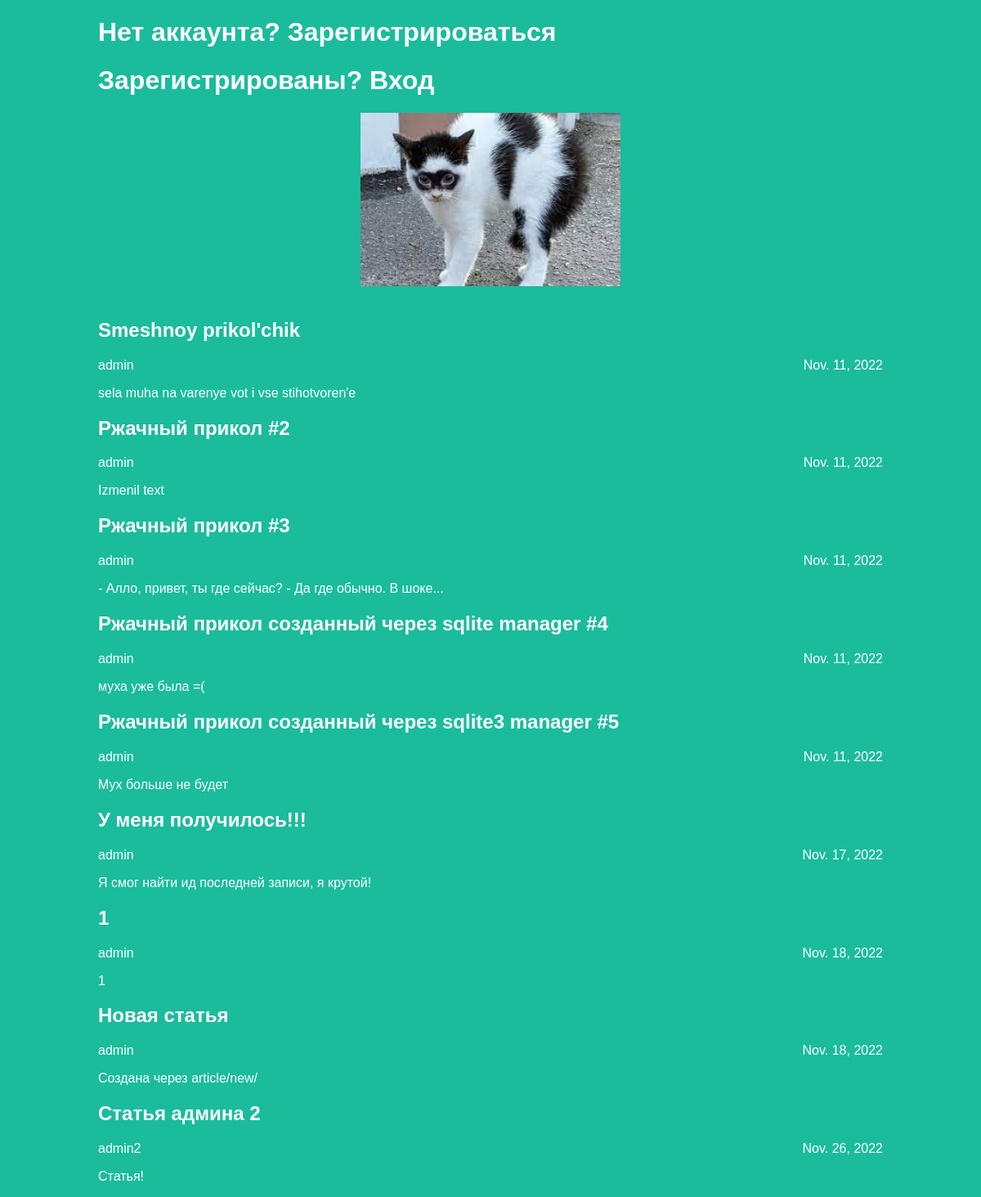
The app's page /articles/ with its own data.
### articles/models.py (models this page shows, shortened)
class Article(models.Model):
    title = models.CharField(max_length=200)
    author = models.ForeignKey(User, on_delete=models.CASCADE)
    text = models.TextField()
    created_date = models.DateField(auto_now_add=True)
    def get_excerpt(self):
        return self.text[:140] + "..." if len(self.text) > 140 else self.text

### articles/views.py (the view)
# urls.py: path('articles/', views.archive, name='archive'),
def archive(request):
    return render(request, 'archive.html', {"posts": Article.objects.all()})

### articles/templates/archive.html (shortened to what this page needs)
<!DOCTYPE html>
<html lang="en">
  <head>
    <link rel="stylesheet" href="../static/img/style.css" />
  </head>
  {% if not user.is_authenticated %}
  <h1><a href="../register/">Нет аккаунта? Зарегистрироваться</a></h1>
  <h1><a href="../login/">Зарегистрированы? Вход</a></h1>
  {% else %}
  <h1><a href="../article/new/">Создать статью</a></h1>
  <h1><a href="../logout/">Выйти</a></h1>
  {% endif %}
  <body class="archive">
    <div class="header">
      <img src="../static/img/logo.jpg" />
    </div>
    <div class="archive">
      {% for post in posts %}
      <div class="one-post">
        <h2 class="post-title">
          <a href="article/{{post.id}}">{{ post.title }}</a>
        </h2>
        <div class="article-info">
          <div class="article-author">{{ post.author.username }}</div>
          <div class="article-created- date">{{ post.created_date }}</div>
        </div>
        <p class="article-text">{{ post.get_excerpt }}</p>
      </div>
      {% endfor %}
    </div>
  </body>
</html>

### articles/static/img/style.css (style rules this page uses)
body { width: 100%; margin: 0 auto; background: #1abc9c; font-family: Tahoma, Arial, sans-serif; color: #ffffff; }
.header img { display: block; width: 318px; margin: 0 auto; }
.archive { width: 960px; margin: 0 auto; }
a { color: #ffffff; text-decoration: none; }
.article-info { display: flex; justify-content: space-between; }
.article-author { text-align: left; }

### records on screen
Article: title "Smeshnoy prikol'chik", author.username "admin", created_date "Nov. 11, 2022", get_excerpt "sela muha na varenye vot i vse stihotvoren'e"
Article: title "Ржачный прикол #2", author.username "admin", created_date "Nov. 11, 2022", get_excerpt "Izmenil text"
Article: title "Ржачный прикол #3", author.username "admin", created_date "Nov. 11, 2022", get_excerpt "- Алло, привет, ты где сейчас? - Да где обычно. В шоке..."
Article: title "Ржачный прикол созданный через sqlite manager #4", author.username "admin", created_date "Nov. 11, 2022", get_excerpt "муха уже была =("
Article: title "Ржачный прикол созданный через sqlite3 manager #5", author.username "admin", created_date "Nov. 11, 2022", get_excerpt "Мух больше не будет"
Article: title "У меня получилось!!!", author.username "admin", created_date "Nov. 17, 2022", get_excerpt "Я смог найти ид последней записи, я крутой!"
Article: title "1", author.username "admin", created_date "Nov. 18, 2022", get_excerpt "1"
Article: title "Новая статья", author.username "admin", created_date "Nov. 18, 2022", get_excerpt "Создана через article/new/"
Article: title "Статья админа 2", author.username "admin2", created_date "Nov. 26, 2022", get_excerpt "Статья!"
